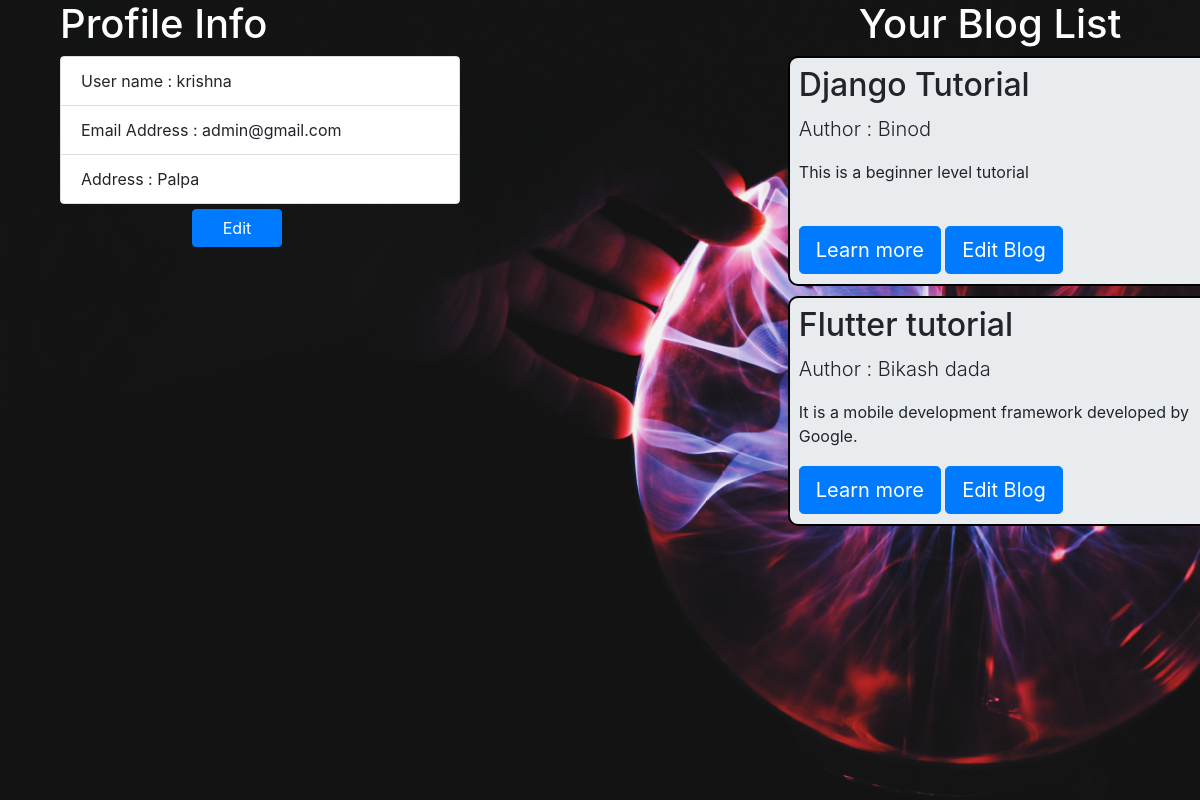
/blog/profile/ (signed in), run on the app's committed database.
### Blog/models.py (models this page shows)
class AuthorDetail(models.Model):
    profile_img = models.ImageField( upload_to = 'images/', null=True, blank = True)
    address =  models.CharField(max_length=100, null=True)
    email = models.EmailField()
    def __str__(self):
        return self.email

class Blog(models.Model):
    title = models.CharField(max_length = 100)
    author = models.CharField(max_length=100)
    description = models.TextField( null=True)
    email = models.ForeignKey(AuthorDetail, on_delete= models.CASCADE, null= True)
    created_at = models.DateTimeField(auto_now_add = True)
    updated_at = models.DateTimeField(auto_now = True)
    def __str__(self):
        return self.title

### Blog/views.py (the view, shortened to what this page needs)
# urls.py: path('profile/', profilePage),
def profilePage(request):
    LoggedInEmail = request.user.email
    Olddata = AuthorDetail.objects.get(email=LoggedInEmail)
    AuthData = User.objects.get(email= LoggedInEmail)
    if request.method == 'GET':
        form = AuthorDetailForm()
        query = Blog.objects.all()
        print('Inside the get.', query)
        context = {
            'username' : AuthData.username,
            'emailAddress' : str(LoggedInEmail),
            'address' : Olddata.address,
            'items' : query
        }
        return render(request, 'ProfileDetail.html', context)

### Authentication/LoginAuthentication.py (called while the page is built)
    def get_user(self, email):
        try:
            return get_user_model().objects.get(pk=email)
        except get_user_model().DoesNotExist:
            return None

### Blog/templates/ProfileDetail.html (shortened to what this page needs)
<!DOCTYPE html>
{%load static%}
<html>
    <head>
        <link rel="stylesheet" href="{% static 'style/profile.css' %}" >
        <link rel="stylesheet" href="https://stackpath.bootstrapcdn.com/bootstrap/4.5.0/css/bootstrap.min.css"
>
    </head>
    <body>
        <div class="profileBlogs">
          <div style=" width: 100%">
            <div>
            <h1  style="color: white; padding-left: 10%;">Profile Info</h1>
            <div class="profileList"  id="profileId" >
              <ul class="list-group" style="width: 400px">
                <li class="list-group-item">User name : {{username}}</li>
                <li class="list-group-item">Email Address : {{emailAddress}}</li>
                <li class="list-group-item">Address : {{address}}</li>
              </ul>
                <button type="submit" class="btn btn-primary" style="margin: 5px 30%; width: 90px;" onclick="enableProfileEdit()">Edit</button>
            </div>
              </div>
        </div>
        <div style="width: 100%; float: right;">
             <div class="blogContainer">
              <h1 style="color: #ffffff;">Your Blog List</h1>
              {% for item in items%}
              {% ifequal item.email|slugify emailAddress|slugify %}
              <div class="blog-card">
                  <h2 class="display">{{item.title}}</h2>
                  <p class="lead">Author : {{item.author}}</p>
                  <p class="description">{{item.description}}</p>
                  <a class="btn btn-primary btn-lg" href="/blog/read/{{item.id}}" role="button">Learn more</a>
                  <a class="btn btn-primary btn-lg" href="/blog/edit/{{item.id}}" role="button">Edit Blog</a>
                </div><br>
                {% endifequal %}
                {% endfor %}
          </div>
        </div>
    </div>
    </body>
</html>

### Blog/static/style/profile.css (style rules this page uses)
* { margin: 0px; padding: 0px; }
.blogContainer { width: 70%; height: 100vh; background: transparent; float: right; overflow: auto; }
.blogContainer h1 { text-align: center; }
.blog-card { width: 98%; display: block; height: 230px; padding-left: 2%; padding-top: 2%; margin-bottom: 10px; margin-left: 15px; background-color: #e9ecef; border-top-left-radius: 10px; border-bottom-left-radius: 10px; float: right; animation-name: blogSlide; animation-duration: 4s; border-top: 2px solid black; border-left: 2px solid black; border-bottom: 2px solid black; }
.description { width: 98%; height: 50px; overflow-y: hidden; }
.blog-card h2 { height: 40px; text-overflow: clip; overflow: hidden; }
.profileBlogs { display: inline-flex; width: 100%; height: 100vh; background-image: url('../Images/imgp.jpg'); background-attachment: fixed; background-size: cover; }
.profileList { width: 500px; padding-left: 10%; display: block; }

### data on the page
AuthorDetail: address "Palpa"
Blog: title "Django Tutorial", author "Binod", description "This is a beginner level tutorial"
Blog: title "Flutter tutorial", author "Bikash dada", description "It is a mobile development framework developed by Google."

### other printed values
{{ username }} "krishna"
{{ emailAddress }} "admin@gmail.com"
